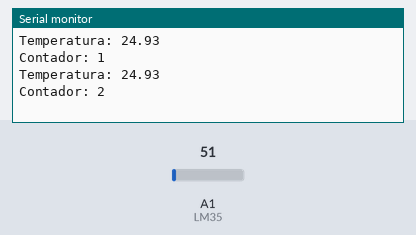
Bench run of a sketch on a simulated Arduino Uno, built with avr-gcc and run on an emulated ATmega328P. Shown: the last lines printed to the serial monitor. The test bench sets the inputs (shaded band); at power-on: A1 (LM35) = 51. WiFi joins after 1.5 s; servers stay silent unless stated.

Above: at 1.3 s.
1.4 s: A1 (LM35) set to 61
At 2.3 s:
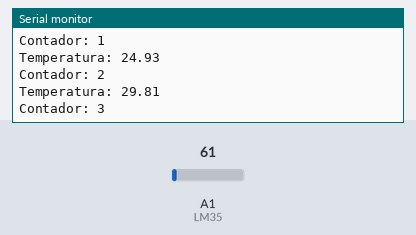
2.9 s: A1 (LM35) set to 71
At 3.5 s:
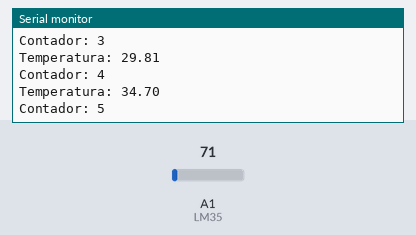
Timing chart, 0 to 5.9 s (numbered marks = the images above; inputs shaded):
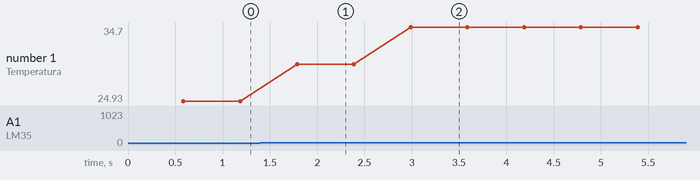

The sketch:

Projeto_arduino.ino
```cpp
#include <SPI.h>         // needed for Arduino versions later than 0018
#include <Ethernet.h>
#include <EthernetUdp.h>         // UDP library from: bjoern@cs.stanford.edu 12/30/2008


const int LM35 = A1; // Pino Analogico onde vai ser ligado ao pino 2 do LM35
const int REFRESH_RATE = 5000;  //Tempo de atualização entre as leituras em ms
const float CELSIUS_BASE = 0.4887585532746823069403714565; //Base de conversão para Graus Celsius ((5/1023) * 100)
float SOMA;
char buffer[25]; // just give it plenty to write out any values you want to test
String mystring;
int cont = 0;

byte mac[] = {
  0xDE, 0xAD, 0xBE, 0xEF, 0xFE, 0xED
};
IPAddress ip(192, 168, 0, 117);

unsigned int localPort = 8888;      // local port to listen on

// buffers for receiving and sending data
char packetBuffer[UDP_TX_PACKET_MAX_SIZE]; //buffer to hold incoming packet,
char  ReplyBuffer[] = "acknowledged";       // a string to send back

IPAddress ipServer(192, 168, 0, 100);

// An EthernetUDP instance to let us send and receive packets over UDP
EthernetUDP Udp;

void setup() {
  Serial.begin(9600);
  // start the Ethernet and UDP:
  Ethernet.begin(mac, ip);
  Udp.begin(localPort);
}

int contador;
void loop() {
contador = 0;

while(contador < 10000){
  ExibeMensagem();
  contador++;
}
  InformaTemperatura();
}

void ExibeMensagem(){
  int packetSize = Udp.parsePacket();
  if (packetSize)
  {
    Serial.print("Received packet of size ");
    // read the packet into packetBufffer
    Udp.read(packetBuffer, UDP_TX_PACKET_MAX_SIZE);
    Serial.println("Contents:");
    Serial.println(packetBuffer);
  }
}

void InformaTemperatura(){
  int i = 0;
  if (cont == 500) cont = 0;
  SOMA = 0;
  Serial.print("Temperatura: ");
  for(i = 0; i < 100; i++){
    SOMA = SOMA + readTemperature();
  }
  cont ++;
  SOMA = SOMA / 100;
  mystring = String(SOMA);
  Serial.println(mystring);
  Serial.print("Contador: ");
  Serial.println(cont);
  Udp.beginPacket(ipServer, localPort);
  Udp.write("{\"temperatura\" : \"");

  zerabuffer();
  for(i =0; i < 5; i++){
    buffer[i] = mystring[i];
  }
  Udp.write(buffer);
  Udp.write("\" , \"cont\" : \"");

  mystring = String(cont);
  zerabuffer();
  for(i =0; i < 5; i++){
    buffer[i] = mystring[i];
  }
  Udp.write(buffer);
  Udp.write("\"}");
  Udp.endPacket();
}

void zerabuffer(){
int i;
  for(i = 0; i <= 25; i ++){
    buffer[i] = '\0';
  }
}
float readTemperature(){
  return (analogRead(LM35) * CELSIUS_BASE);
}
```

Measured:
- after the input at 1.4 s, the serial monitor: prints a new line after 0.39 s (image 1)
- after the input at 2.9 s, the serial monitor: prints a new line after 0.09 s (image 2)
- plotted number 1: 24.93 → 29.81 after the input at 1.4 s, 29.81 → 34.7 after the input at 2.9 s
